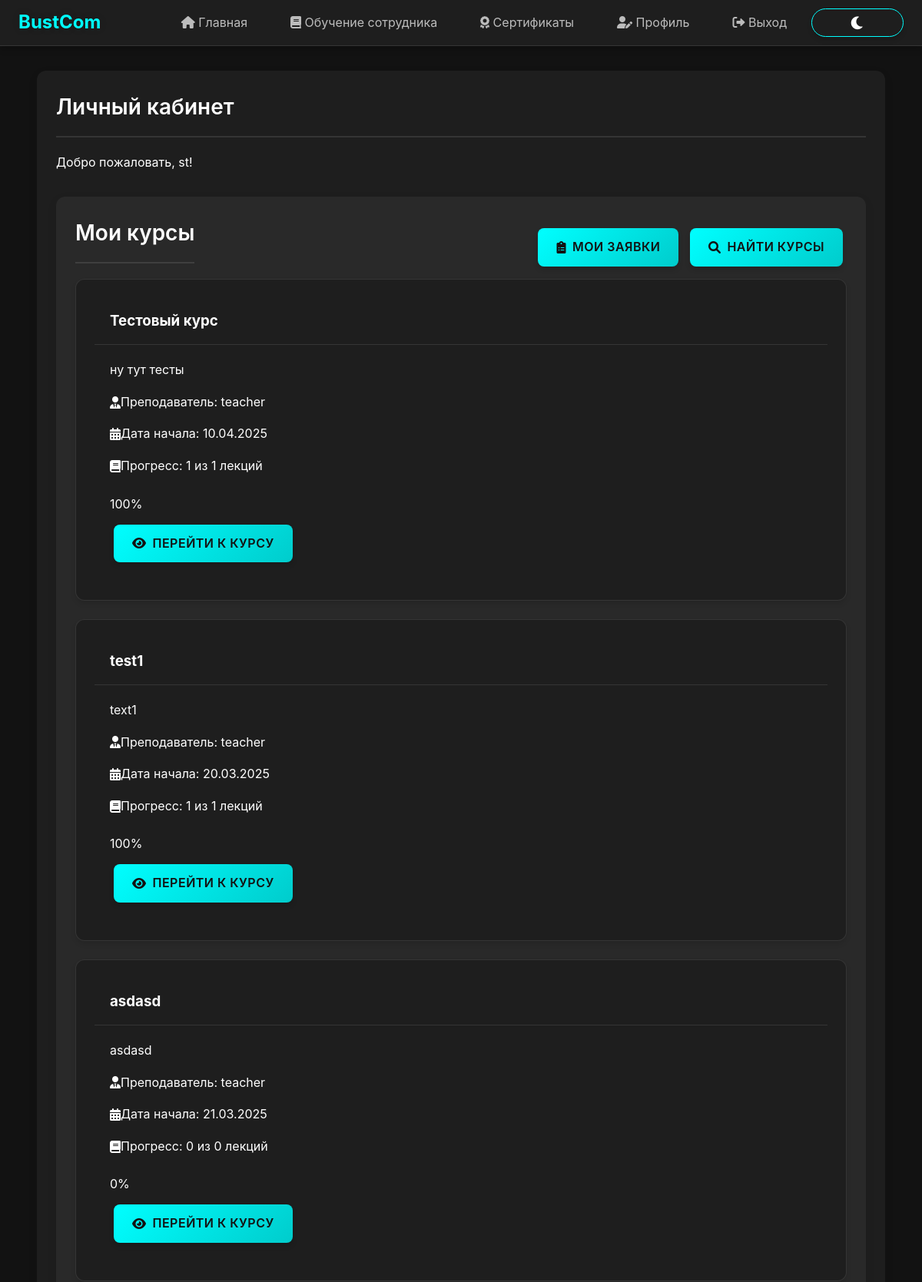
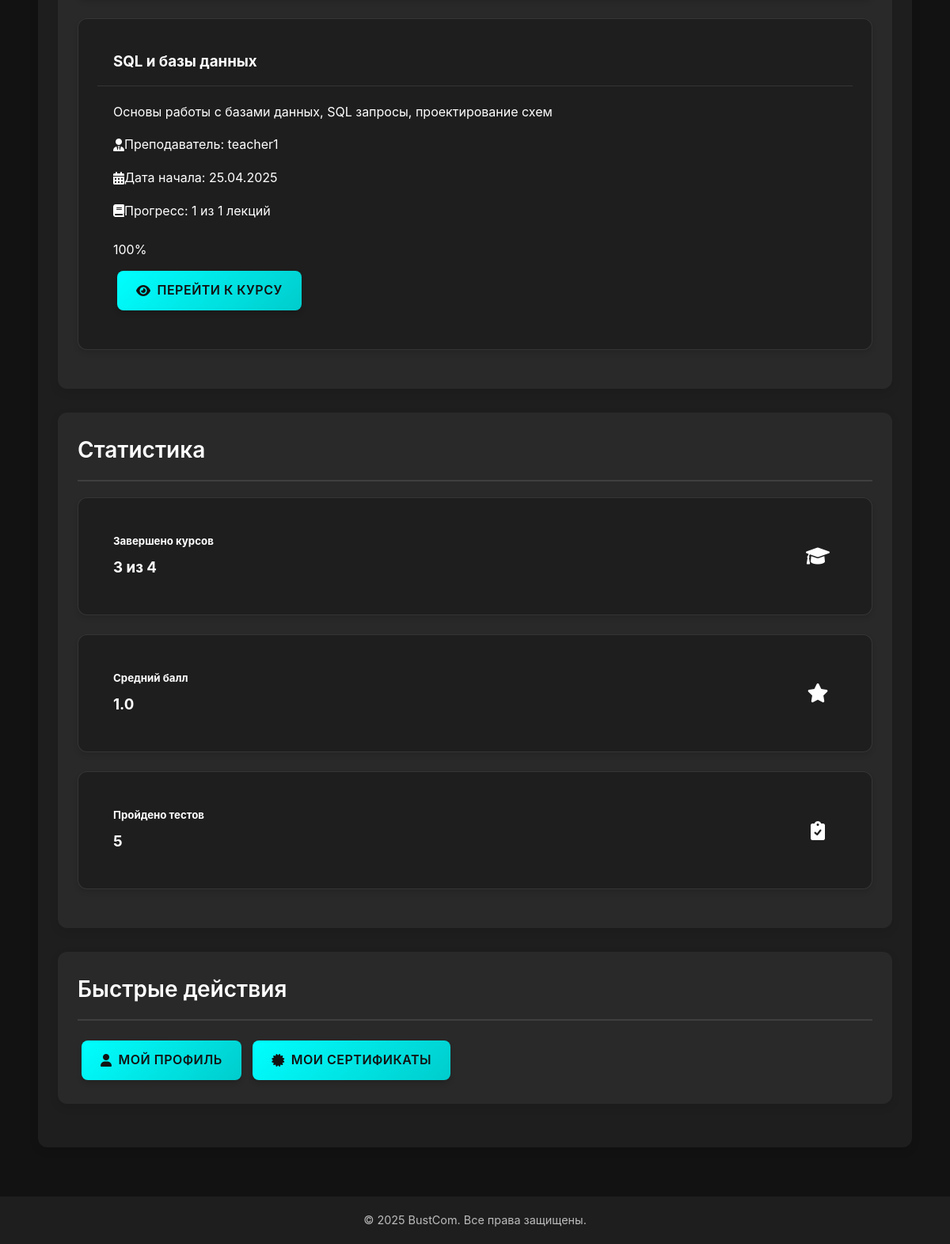
The app's page /dashboard/employee/ (signed in) with its own data (2 pictures, top to bottom).
### bustComProj/models.py (models this page shows, shortened)
class User(AbstractUser):
    ROLE_CHOICES = [
        ('admin', 'Администратор'),
        ('hr', 'HR-менеджер'),
        ('teacher', 'Преподаватель'),
        ('training_manager', 'Менеджер по обучению'),
        ('employee', 'Сотрудник')
    ]
    email = models.EmailField(unique=True)
    role = models.CharField(max_length=20, choices=ROLE_CHOICES, default='employee')
    is_blocked = models.BooleanField(default=False, verbose_name='Заблокирован')
    objects = UserManager()
    groups = models.ManyToManyField(
        'auth.Group',
        related_name="bustcomproj_user_groups",
        blank=True
    )
    user_permissions = models.ManyToManyField(
        'auth.Permission',
        related_name="bustcomproj_user_permissions",
        blank=True
    )
    class Meta:
        verbose_name = 'Пользователь'
        verbose_name_plural = 'Пользователи'

class Course(models.Model):
    LEVEL_CHOICES = [
        ('beginner', 'Начальный'),
        ('intermediate', 'Средний'),
        ('advanced', 'Продвинутый')
    ]
    title = models.CharField(max_length=100)
    description = models.TextField()
    duration = models.IntegerField(help_text='Продолжительность в часах')
    level = models.CharField(max_length=20, choices=LEVEL_CHOICES, default='beginner')
    teacher = models.ForeignKey(User, on_delete=models.CASCADE, related_name='courses')
    created_at = models.DateTimeField(auto_now_add=True)
    updated_at = models.DateTimeField(auto_now=True)
    class Meta:
        verbose_name = 'Курс'
        verbose_name_plural = 'Курсы'

### bustComProj/views.py (the view)
# urls.py: path('dashboard/employee/', employee_dashboard, name='employee_dashboard'),
@login_required
@role_required('employee')
def employee_dashboard(request):
    user_courses = Course.objects.filter(enrollment__user=request.user)
    completed_courses_count = 0
    total_courses = user_courses.count()
    courses_with_progress = []
    total_tests_taken = 0
    total_score_sum = 0
    total_attempts = 0
    for course in user_courses:
        total_lectures = Lecture.objects.filter(course=course).count()
        if total_lectures > 0:
            completed_lectures = CompletedLecture.objects.filter(
                user=request.user,
                lecture__course=course
            ).count()
            progress_percentage = int((completed_lectures / total_lectures) * 100) if total_lectures > 0 else 0
            if progress_percentage == 100:
                completed_courses_count += 1
        else:
            progress_percentage = 0
            completed_lectures = 0
        course_tests = Test.objects.filter(lecture__course=course)
        course_test_attempts = TestAttempt.objects.filter(
            user=request.user,
            test__in=course_tests
        )
        course_total_attempts = course_test_attempts.count()
        total_tests_taken += course_total_attempts
        if course_total_attempts > 0:
            course_score_sum = course_test_attempts.aggregate(Sum('score'))['score__sum'] or 0
            total_score_sum += course_score_sum
            total_attempts += course_total_attempts
        course_data = {
            'course': course,
            'progress_percentage': progress_percentage,
            'completed_lectures': completed_lectures,
            'total_lectures': total_lectures
        }
        courses_with_progress.append(course_data)
    avg_score = round(total_score_sum / total_attempts, 1) if total_attempts > 0 else 0
    context = {
        'courses_with_progress': courses_with_progress,
        'completed_courses_count': completed_courses_count,
        'total_courses': total_courses,
        'avg_score': avg_score,
        'total_tests_taken': total_tests_taken
    }
    return render(request, 'dashboards/employee_dashboard.html', context)

### bustComProj/views.py (called while the page is built)
def role_required(role):
    def check_role(user):
        return user.is_authenticated and getattr(user.profile, 'role', '').lower() == role.lower()
    return user_passes_test(check_role)

### bustComProj/templates/dashboards/employee_dashboard.html (shortened to what this page needs)
{% extends 'bustComProj/base.html' %}
{% load static %}
{% block content %}
<div class="container fade-in">
    <div class="section">
        <div class="welcome-section mb-4">
            <h1 class="section-title">Личный кабинет</h1>
            <p class="lead">Добро пожаловать, {{ user.get_full_name|default:user.username }}!</p>
        </div>
        <div class="row">
            <div class="col-md-8">
                <div class="section">
                    <div class="section-header d-flex justify-content-between align-items-center">
                        <h2 class="section-title">Мои курсы</h2>
                        <div class="button-group">
                            <a href="{% url 'my_requests' %}" class="btn btn-primary">
                                <i class="fas fa-clipboard-list me-2"></i>
                                <span>Мои заявки</span>
                            </a>
                            <a href="{% url 'courses_list' %}" class="btn btn-info">
                                <i class="fas fa-search me-2"></i>
                                <span>Найти курсы</span>
                            </a>
                        </div>
                    </div>
                    {% if courses_with_progress %}
                        <div class="courses-container">
                            {% for course_data in courses_with_progress %}
                                <div class="card mb-3">
                                    <div class="card-header bg-primary text-white">
                                        <h3 class="mb-0">{{ course_data.course.title }}</h3>
                                    </div>
                                    <div class="card-body">
                                        <div class="mb-3">
                                            <p class="mb-2">{{ course_data.course.description }}</p>
                                            <div class="d-flex align-items-center text-muted mb-2">
                                                <i class="fas fa-user-tie me-2"></i>
                                                <span>Преподаватель: {{ course_data.course.teacher.get_full_name|default:course_data.course.teacher.username }}</span>
                                            </div>
                                            <div class="d-flex align-items-center text-muted">
                                                <i class="fas fa-calendar-alt me-2"></i>
                                                <span>Дата начала: {{ course_data.course.created_at|date:"d.m.Y" }}</span>
                                            </div>
                                            <div class="d-flex align-items-center text-muted mt-2">
                                                <i class="fas fa-book me-2"></i>
                                                <span>Прогресс: {{ course_data.completed_lectures }} из {{ course_data.total_lectures }} лекций</span>
                                            </div>
                                        </div>
                                        <div class="progress mb-3" style="height: 10px;">
                                            <div class="progress-bar bg-success" role="progressbar" style="width: {{ course_data.progress_percentage }}%;" aria-valuenow="{{ course_data.progress_percentage }}" aria-valuemin="0" aria-valuemax="100">{{ course_data.progress_percentage }}%</div>
                                        </div>
                                        <div class="d-flex justify-content-end">
                                            <a href="{% url 'course_detail' course_data.course.id %}" class="btn btn-outline-primary">
                                                <i class="fas fa-eye me-1"></i> Перейти к курсу
                                            </a>
                                        </div>
                                    </div>
                                </div>
                            {% endfor %}
                        </div>
                    {% endif %}
                </div>
            </div>
            <div class="col-md-4">
                <div class="section">
                    <h2 class="section-title">Статистика</h2>
                    <div class="stats-container">
                        <div class="card mb-3">
                            <div class="card-body">
                                <div class="d-flex justify-content-between align-items-center">
                                    <div>
                                        <h5 class="text-muted mb-1">Завершено курсов</h5>
                                        <h3 class="mb-0">{{ completed_courses_count }} из {{ total_courses }}</h3>
                                    </div>
                                    <div class="icon-box bg-primary">
                                        <i class="fas fa-graduation-cap"></i>
                                    </div>
                                </div>
                            </div>
                        </div>
                        <div class="card mb-3">
                            <div class="card-body">
                                <div class="d-flex justify-content-between align-items-center">
                                    <div>
                                        <h5 class="text-muted mb-1">Средний балл</h5>
                                        <h3 class="mb-0">{{ avg_score }}</h3>
                                    </div>
                                    <div class="icon-box bg-success">
                                        <i class="fas fa-star"></i>
                                    </div>
                                </div>
                            </div>
                        </div>
                        <div class="card mb-3">
                            <div class="card-body">
                                <div class="d-flex justify-content-between align-items-center">
                                    <div>
                                        <h5 class="text-muted mb-1">Пройдено тестов</h5>
                                        <h3 class="mb-0">{{ total_tests_taken }}</h3>
                                    </div>
                                    <div class="icon-box bg-info">
                                        <i class="fas fa-clipboard-check"></i>
                                    </div>
                                </div>
                            </div>
                        </div>
                    </div>
                </div>
                <div class="section">
                    <h2 class="section-title">Быстрые действия</h2>
                    <div class="d-grid gap-2">
                        <a href="{% url 'profile' %}" class="btn btn-outline-primary">
                            <i class="fas fa-user me-2"></i> Мой профиль
                        </a>
                        <a href="{% url 'my_certificates' %}" class="btn btn-outline-success">
                            <i class="fas fa-certificate me-2"></i> Мои сертификаты
                        </a>
                    </div>
                </div>
            </div>
        </div>
    </div>
</div>
{% endblock %}

### bustComProj/static/css/enhanced.css (style rules this page uses)
.btn, button, input[type="submit"], input[type="button"], .btn-primary, .btn-secondary, .btn-success, .btn-danger, .btn-info, .btn-warning, .btn-outline-primary, .btn-outline-secondary, .btn-outline-success, .btn-outline-danger, .btn-outline-info, .btn-outline-warning, a.btn, a.btn-action, a.btn-outline { display: inline-flex; align-items: center; justify-content: center; gap: 8px; padding: 12px 24px; border-radius: 8px; font-size: 1rem; font-weight: 600; text-decoration: none; cursor: pointer; transition: all 0.3s ease; box-shadow: 0 4px 6px rgba(0, 0, 0, 0.15); border: none; text-align: center; margin: 5px; min-width: 120px; position: relative; overflow: hidden; }
.btn-primary, .btn-action, input[type="submit"] { background: linear-gradient(135deg, #5e72e4, #335eea); color: white; }
.btn-info { background: linear-gradient(135deg, #11cdef, #17a2b8); color: white; }
.btn-outline-primary, .btn-outline { border: 2px solid #5e72e4; background: transparent; color: #5e72e4; }
.btn-outline-success { border: 2px solid #2dce89; background: transparent; color: #2dce89; }
.section { margin-bottom: 30px; padding: 25px; background-color: rgba(255, 255, 255, 0.05); border-radius: 12px; box-shadow: 0 4px 12px rgba(0, 0, 0, 0.1); }
.section-title { font-size: 1.75rem; margin-bottom: 20px; padding-bottom: 15px; border-bottom: 2px solid rgba(255, 255, 255, 0.1); color: var(--text-primary); font-weight: 600; }
.card { border-radius: 12px; overflow: hidden; transition: all 0.3s ease; box-shadow: 0 6px 12px rgba(0, 0, 0, 0.15); margin-bottom: 20px; border: 1px solid rgba(255, 255, 255, 0.1); background-color: var(--background-light); }
.card-header { padding: 15px 20px; font-weight: 600; border-bottom: 1px solid rgba(255, 255, 255, 0.1); }
.card-body { padding: 20px; }
.d-flex { display: flex; }
.justify-content-between { justify-content: space-between; }
.align-items-center { align-items: center; }
.fade-in { animation: fadeIn 0.4s ease-out; }
:root { --primary-color: #ff00ff; --secondary-color: #00ffcc; --accent-color: #ff3366; --background-dark: #1a1a1a; --background-light: #2a2a2a; --text-primary: #ffffff; --text-secondary: #e0e0e0; --success-color: #00ff88; --danger-color: #ff3366; --warning-color: #ffcc00; --border-radius: 15px; --transition-speed: 0.3s; }

### bustComProj/static/css/theme.css (style rules this page uses)
:root[data-theme="dark"] { --primary-color: #00ffff; --primary-dark: #00cccc; --primary-light: #80ffff; --secondary-color: #ff00ff; --secondary-dark: #cc00cc; --secondary-light: #ff80ff; --background-dark: #121212; --background-light: #1e1e1e; --background-lighter: #2d2d2d; --text-primary: #ffffff; --text-secondary: rgba(255, 255, 255, 0.7); --text-tertiary: rgba(255, 255, 255, 0.5); }

### bustComProj/templates/dashboards/employee_dashboard.html (style rules this page uses)
.icon-box { width: 48px; height: 48px; border-radius: 12px; display: flex; align-items: center; justify-content: center; color: white; font-size: 1.5rem; }

### records on screen
User: get_full_name "st"
Course: course "Тестовый курс", course.description "ну тут тесты", course.teacher.get_full_name "teacher", course.created_at "10.04.2025", completed_lectures "1", total_lectures "1", progress_percentage "100"
Course: course "test1", course.description "text1", course.teacher.get_full_name "teacher", course.created_at "20.03.2025", completed_lectures "1", total_lectures "1", progress_percentage "100"
Course: course "asdasd", course.description "asdasd", course.teacher.get_full_name "teacher", course.created_at "21.03.2025", completed_lectures "0", total_lectures "0", progress_percentage "0"
Course: course "SQL и базы данных", course.description "Основы работы с базами данных, SQL запросы, проектирование схем", course.teacher.get_full_name "teacher1", course.created_at "25.04.2025", completed_lectures "1", total_lectures "1", progress_percentage "100"

### other values on screen
{{ completed_courses_count }} "3"
{{ total_courses }} "4"
{{ avg_score }} "1.0"
{{ total_tests_taken }} "5"
